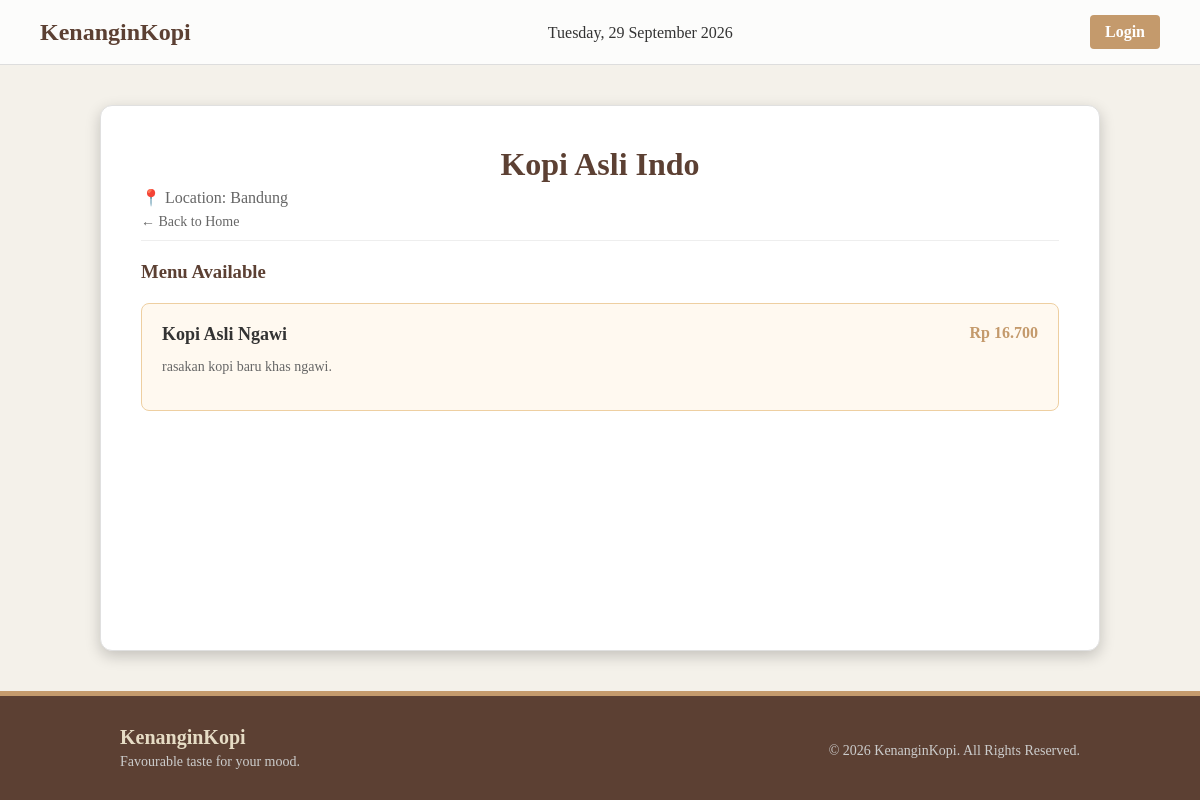
Screenshot of /store_detail.php?id=S742 with the database file from the repository.
### tables this page shows
CREATE TABLE `store` (
  `StoreID` char(5) NOT NULL,
  `StoreName` varchar(50) NOT NULL,
  `StoreLocation` varchar(100) NOT NULL
);

CREATE TABLE `storecoffee` (
  `StoreID` char(5) NOT NULL,
  `CoffeeID` char(5) NOT NULL,
  `Price` decimal(8,2) NOT NULL
);

CREATE TABLE `coffee` (
  `CoffeeID` char(5) NOT NULL,
  `CoffeeName` varchar(50) NOT NULL,
  `CoffeeDesc` varchar(100) NOT NULL
);

### store_detail.php (the view, shortened to what this page needs)
<?php
include 'connection.php';
$storeID = $_GET['id'];
$storeQuery = "SELECT * FROM Store WHERE StoreID = '$storeID'";
$storeResult = mysqli_query($conn, $storeQuery);
$storeData = mysqli_fetch_assoc($storeResult);
$menuQuery = "SELECT c.CoffeeID, c.CoffeeName, c.CoffeeDesc, sc.Price
              FROM StoreCoffee sc
              JOIN Coffee c ON sc.CoffeeID = c.CoffeeID
              WHERE sc.StoreID = '$storeID'";
$menuResult = mysqli_query($conn, $menuQuery);
?>
<!DOCTYPE html>
<html lang="en">
<head>
    <link rel="stylesheet" href="style.css">
</head>
<body>
    <?php include 'navbar.php'; ?>
    <div class="content-wrapper">
        <div class="content-box">
            <div style="border-bottom: 1px solid #eee; margin-bottom: 20px; padding-bottom: 10px;">
                <h1 style="margin: 0; color: #5c4033;"><?php echo $storeData['StoreName']; ?></h1>
                <p class="subtitle" style="text-align: left; margin: 5px 0;">
                    📍 Location: <?php echo $storeData['StoreLocation']; ?>
                </p>
                <a href="index.php" style="color: #666; font-size: 14px; text-decoration: none;">← Back to Home</a>
            </div>
            <h3 style="color: #5c4033; margin-bottom: 20px;">Menu Available</h3>
            <div class="store-list">
                <?php if (mysqli_num_rows($menuResult) > 0): ?>
                    <?php while($menu = mysqli_fetch_assoc($menuResult)): ?>
                        <div class="store-card" style="display: block;"> <div style="display: flex; justify-content: space-between; margin-bottom: 5px;">
                                <h3 style="margin: 0; font-size: 18px; color: #333;"><?php echo $menu['CoffeeName']; ?></h3>
                                <span style="font-weight: bold; color: #c49a6c;">Rp <?php echo number_format($menu['Price'], 0, ',', '.'); ?></span>
                            </div>
                            <p style="font-size: 14px; color: #666; margin-bottom: 15px;">
                                <?php echo $menu['CoffeeDesc']; ?>
                            </p>
                        </div>
                    <?php endwhile; ?>
                <?php else: ?>
                    <p style="text-align: center; color: #888;">No coffee menu available yet.</p>
                <?php endif; ?>
            </div>
        </div>
    </div>
<?php include 'footer.php'; ?>
</body>
</html>

### style.css (style rules this page uses)
* { box-sizing: border-box; font-family: 'Times New Roman', serif; }
body { margin: 0; padding: 0; background-color: #f4f1ea; font-family: 'Segoe UI', Tahoma, Geneva, Verdana, sans-serif; display: flex; flex-direction: column; min-height: 100vh; background-image: url(asset/asc.jpeg); }
.content-wrapper, .auth-wrapper, .container { flex: 1; }
.content-wrapper { display: flex; justify-content: center; padding-top: 40px; padding-bottom: 40px; }
.content-box { background-color: #ffffff; width: 90%; max-width: 1000px; padding: 40px; border-radius: 12px; box-shadow: 0 5px 15px rgba(0,0,0,0.2); border: 1px solid #e0e0e0; }
.content-box h1 { color: #5c4033; margin-top: 0; text-align: center; }
.subtitle { text-align: center; color: #666; margin-bottom: 30px; }
.store-list { display: flex; flex-direction: column; gap: 15px; }
.store-card { display: flex; justify-content: space-between; align-items: center; padding: 20px; background-color: #fff9f0; border: 1px solid #eecfa1; border-radius: 8px; transition: transform 0.2s; margin-bottom: 15px; }

### rows the page displays
store: StoreName "Kopi Asli Indo", StoreLocation "Bandung"
storecoffee: CoffeeID.CoffeeName "Kopi Asli Ngawi", Price "16.700", CoffeeID.CoffeeDesc "rasakan kopi baru khas ngawi."
